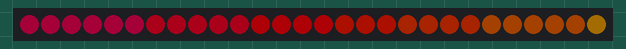
A sketch run on a simulated Arduino Uno, built with avr-gcc and run on an emulated ATmega328P. Shown: 28 RGB LEDs in strip order, left to right. Dim RGB values are drawn brighter than linear.

Above: at 0.15 s.
At 4.07 s:
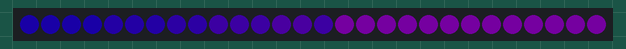
At 7.93 s:
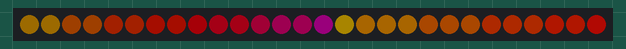
At 18.99 s:
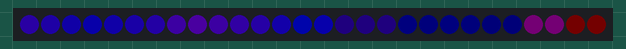
At 29.1 s:
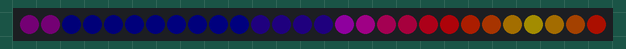
At 37.7 s:
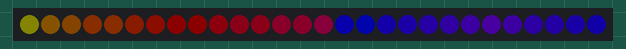

The sketch:

noise16_3.ino
```cpp
#include "FastLED.h"                                          // FastLED library.

// Fixed definitions cannot change on the fly.
#define LED_DT 0                                              // Data pin to connect to the strip.
#define LED_CK 1                                              // Clock pin for WS2801 or APA102.
#define COLOR_ORDER BGR                                       // It's GRB for WS2812 and BGR for APA102.
#define LED_TYPE APA102                                       // Using APA102, WS2812, WS2801. Don't forget to change LEDS.addLeds.
#define NUM_LEDS 28                                           // Number of LED's.

// Global variables can be changed on the fly.
uint8_t max_bright = 64;                                     // Overall brightness definition. It can be changed on the fly.

CRGB leds[NUM_LEDS];

CRGBPalette16 currentPalette;
CRGBPalette16 targetPalette;
TBlendType    currentBlending;                                // NOBLEND or LINEARBLEND

uint8_t maxChanges = 24;                                      // Number of tweens between palettes.

void setup() {
  LEDS.addLeds<LED_TYPE, LED_DT, LED_CK, COLOR_ORDER>(leds, NUM_LEDS); // Set up APA102 leds

  FastLED.setBrightness(max_bright);
  FastLED.setMaxPowerInVoltsAndMilliamps(5, 500);                      // FastLED Power management set at 5V, 500mA.

  currentPalette = PartyColors_p;
  currentBlending = LINEARBLEND;
}

void loop() {

  //EVERY_N_MILLISECONDS(50) {
  //  nblendPaletteTowardPalette(currentPalette, targetPalette, maxChanges);  // Blend towards the target palette
  //}

  //EVERY_N_SECONDS(5) {             // Change the target palette to a random one every 5 seconds.
  //  targetPalette = CRGBPalette16(CHSV(random8(), 255, random8(128,255)), CHSV(random8(), 255, random8(128,255)), CHSV(random8(), 192, random8(128,255)), CHSV(random8(), 255, random8(128,255)));
  //}

  noise16_3();

  FastLED.show();
}

void noise16_3() {                                            // no x/y shifting but scrolling along
  uint8_t scale = 1000;                                       // the "zoom factor" for the noise

  for (uint16_t i = 0; i < NUM_LEDS; i++) {

    uint16_t shift_x = 4223;                                  // no movement along x and y
    uint16_t shift_y = 1234;

    uint32_t real_x = (i + shift_x) * scale;                  // calculate the coordinates within the noise field
    uint32_t real_y = (i + shift_y) * scale;                  // based on the precalculated positions
    uint32_t real_z = millis()*2;                             // increment z linear

    uint8_t noise = inoise16(real_x, real_y, real_z) >> 7;    // get the noise data and scale it down

    uint8_t index = sin8(noise*3);                            // map led color based on noise data
    uint8_t bri   = noise;

    leds[i] = ColorFromPalette(currentPalette, index, bri, LINEARBLEND);   // With that value, look up the 8 bit colour palette value and assign it to the current LED.
  }
}
```
